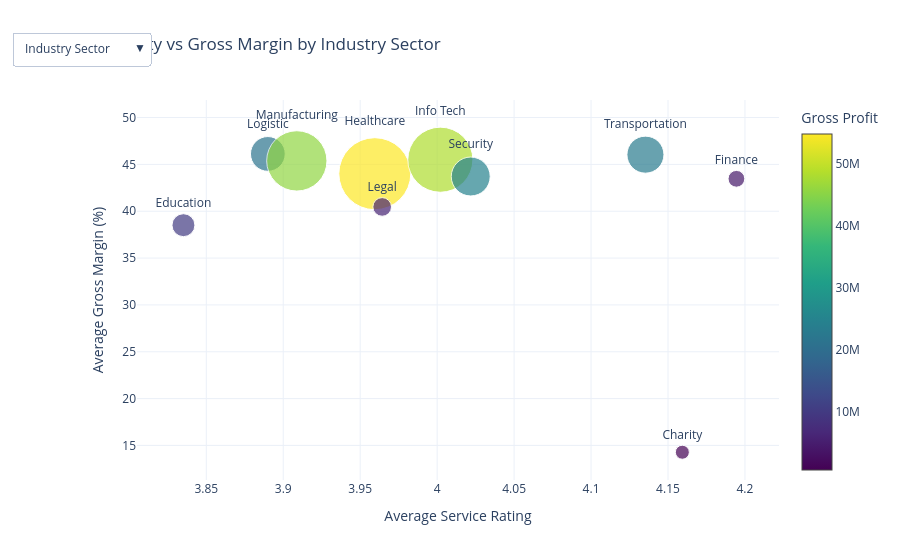

The code cell stored with this chart in its notebook:
### Code cell
import plotly.graph_objects as go
import numpy as np

# ============================================
# Create Average Service Rating
# ============================================
service_cols = [
    "PRESALES AND PARTNERSHIP",
    "TECHNICAL EXPERTISE",
    "PROJECT DELIVERY",
    "POST-SALES SUPPORT"
]

df_merged["AVG_SERVICE"] = df_merged[service_cols].mean(axis=1)

# ============================================
# Segmentations
# ============================================
segmentations = {
    "Industry Sector": "SECTOR",
    "Client Type": "TYPE",
    "Organisation Size": "STAFF STRENGTH",
    "Country": "COUNTRY"
}

aggregated = {}

for label, col in segmentations.items():

    grouped = (
        df_merged
        .groupby(col)
        .agg({
            "AVG_SERVICE": "mean",
            "GROSS_MARGIN": "mean",
            "GROSS_PROFIT": "sum",
            "REVENUE": "sum"
        })
        .reset_index()
    )

    aggregated[label] = grouped

# ============================================
# Default View
# ============================================
default = "Industry Sector"

data = aggregated[default]
segment_col = segmentations[default]

# ============================================
# Bubble Size Scaling
# ============================================
bubble_size = (
    data["REVENUE"] / data["REVENUE"].max()
) * 60 + 12

# ============================================
# Figure
# ============================================
fig = go.Figure()

fig.add_trace(

    go.Scatter(

        x=data["AVG_SERVICE"],
        y=data["GROSS_MARGIN"],

        mode="markers+text",

        text=data[segment_col],
        textposition="top center",

        marker=dict(

            size=bubble_size,

            color=data["GROSS_PROFIT"],

            colorscale="Viridis",

            showscale=True,

            colorbar=dict(title="Gross Profit"),

            sizemode="diameter",

            line=dict(width=1)

        ),

        customdata=np.stack(

            (

                data[segment_col],

                data["GROSS_PROFIT"],

                data["REVENUE"]

            ),

            axis=-1

        ),

        hovertemplate=
        "<b>%{customdata[0]}</b><br><br>" +
        "Average Service Rating: %{x:.2f}<br>" +
        "Gross Margin: %{y:.2f}%<br>" +
        "Gross Profit: %{customdata[1]:,.0f}<br>" +
        "Revenue: %{customdata[2]:,.0f}<extra></extra>"

    )

)

# ============================================
# Dropdown
# ============================================
buttons = []

for label, column in segmentations.items():

    temp = aggregated[label]

    bubble_size = (
        temp["REVENUE"] / temp["REVENUE"].max()
    ) * 60 + 12

    buttons.append(

        dict(

            label=label,

            method="update",

            args=[

                {

                    "x":[temp["AVG_SERVICE"]],

                    "y":[temp["GROSS_MARGIN"]],

                    "text":[temp[column]],

                    "customdata":[

                        np.stack(

                            (

                                temp[column],

                                temp["GROSS_PROFIT"],

                                temp["REVENUE"]

                            ),

                            axis=-1

                        )

                    ],

                    "marker":[

                        dict(

                            size=bubble_size,

                            color=temp["GROSS_PROFIT"],

                            colorscale="Viridis",

                            showscale=True,

                            colorbar=dict(title="Gross Profit"),

                            sizemode="diameter",

                            line=dict(width=1)

                        )

                    ]

                },

                {

                    "title":f"Service Quality vs Gross Margin by {label}",

                    "xaxis":{"title":"Average Service Rating"},

                    "yaxis":{"title":"Average Gross Margin (%)"}

                }

            ]

        )

    )

# ============================================
# Layout
# ============================================
fig.update_layout(

    title="Service Quality vs Gross Margin by Industry Sector",

    template="plotly_white",

    xaxis_title="Average Service Rating",

    yaxis_title="Average Gross Margin (%)",

    updatemenus=[

        dict(

            buttons=buttons,

            direction="down",

            x=0.02,

            y=1.18,

            showactive=True

        )

    ]

)

fig.show()
fig2 = fig

### Figure 1 — Plotly figure (JSON) as saved in the notebook; plotly's stock layout.template omitted (floating-point values rounded to 4 significant figures)
{"data": [{"customdata": [["Charity", 615288, 4177578], ["Education", 10111880, 22708903], ["Finance", 4151025, 9920952], ["Healthcare", 54795524, 124562953], ["Info Tech", 48302268, 110299388], ["Legal", 5820737, 13797527], ["Logistic", 21424850, 47179279], ["Manufacturing", 45706703, 100263383], ["Security", 24741141, 55972693], ["Transportation", 23066754, 51963991]], "hovertemplate": "<b>%{customdata[0]}</b><br><br>Average Service Rating: %{x:.2f}<br>Gross Margin: %{y:.2f}%<br>Gross Profit: %{customdata[1]:,.0f}<br>Revenue: %{customdata[2]:,.0f}<extra></extra>", "marker": {"color": [615288, 10111880, 4151025, 54795524, 48302268, 5820737, 21424850, 45706703, 24741141, 23066754], "colorbar": {"title": {"text": "Gross Profit"}}, "colorscale": [[0, "#440154"], [0.1111, "#482878"], [0.2222, "#3e4989"], [0.3333, "#31688e"], [0.4444, "#26828e"], [0.5556, "#1f9e89"], [0.6667, "#35b779"], [0.7778, "#6ece58"], [0.8889, "#b5de2b"], [1, "#fde725"]], "line": {"width": 1}, "showscale": true, "size": [14.01, 22.94, 16.78, 72, 65.13, 18.65, 34.73, 60.3, 38.96, 37.03], "sizemode": "diameter"}, "mode": "markers+text", "text": ["Charity", "Education", "Finance", "Healthcare", "Info Tech", "Legal", "Logistic", "Manufacturing", "Security", "Transportation"], "textposition": "top center", "type": "scatter", "x": [4.159, 3.835, 4.194, 3.959, 4.002, 3.964, 3.89, 3.909, 4.022, 4.135], "y": [14.27, 38.51, 43.46, 44.01, 45.5, 40.46, 46.12, 45.37, 43.71, 46.04]}], "layout": {"title": {"text": "Service Quality vs Gross Margin by Industry Sector"}, "updatemenus": [{"buttons": [{"args": [{"customdata": [[["Charity", 615288, 4177578], ["Education", 10111880, 22708903], ["Finance", 4151025, 9920952], ["Healthcare", 54795524, 124562953], ["Info Tech", 48302268, 110299388], ["Legal", 5820737, 13797527], ["Logistic", 21424850, 47179279], ["Manufacturing", 45706703, 100263383], ["Security", 24741141, 55972693], ["Transportation", 23066754, 51963991]]], "marker": [{"color": [615288, 10111880, 4151025, 54795524, 48302268, 5820737, 21424850, 45706703, 24741141, 23066754], "colorbar": {"title": "Gross Profit"}, "colorscale": "Viridis", "line": {"width": 1}, "showscale": true, "size": [14.01, 22.94, 16.78, 72, 65.13, 18.65, 34.73, 60.3, 38.96, 37.03], "sizemode": "diameter"}], "text": [["Charity", "Education", "Finance", "Healthcare", "Info Tech", "Legal", "Logistic", "Manufacturing", "Security", "Transportation"]], "x": [[4.159, 3.835, 4.194, 3.959, 4.002, 3.964, 3.89, 3.909, 4.022, 4.135]], "y": [[14.27, 38.51, 43.46, 44.01, 45.5, 40.46, 46.12, 45.37, 43.71, 46.04]]}, {"title": "Service Quality vs Gross Margin by Industry Sector", "xaxis": {"title": "Average Service Rating"}, "yaxis": {"title": "Average Gross Margin (%)"}}], "label": "Industry Sector", "method": "update"}, {"args": [{"customdata": [[["Govt", 49404990, 111420481], ["NPO", 940640, 5496016], ["Private", 188390540, 423930150]]], "marker": [{"color": [49404990, 940640, 188390540], "colorbar": {"title": "Gross Profit"}, "colorscale": "Viridis", "line": {"width": 1}, "showscale": true, "size": [27.77, 12.78, 72], "sizemode": "diameter"}], "text": [["Govt", "NPO", "Private"]], "x": [[4.059, 4.022, 3.961]], "y": [[44.51, 17.14, 44.91]]}, {"title": "Service Quality vs Gross Margin by Client Type", "xaxis": {"title": "Average Service Rating"}, "yaxis": {"title": "Average Gross Margin (%)"}}], "label": "Client Type", "method": "update"}, {"args": [{"customdata": [[["1 ~ 49", 23857996, 56199199], ["50 ~ 200", 108057443, 244647970], ["> 200", 106820731, 239999478]]], "marker": [{"color": [23857996, 108057443, 106820731], "colorbar": {"title": "Gross Profit"}, "colorscale": "Viridis", "line": {"width": 1}, "showscale": true, "size": [25.78, 72, 70.86], "sizemode": "diameter"}], "text": [["1 ~ 49", "50 ~ 200", "> 200"]], "x": [[4.074, 3.916, 4.013]], "y": [[32.05, 43.52, 45.4]]}, {"title": "Service Quality vs Gross Margin by Organisation Size", "xaxis": {"title": "Average Service Rating"}, "yaxis": {"title": "Average Gross Margin (%)"}}], "label": "Organisation Size", "method": "update"}, {"args": [{"customdata": [[["China", 6671981, 12597150], ["India", 4220730, 8711566], ["Indonesia", 6712672, 14514577], ["Malaysia", 43492055, 94939306], ["Malaysian", 67761, 172191], ["Philippines", 4376978, 10404164], ["Singapore", 173193993, 399507693]]], "marker": [{"color": [6671981, 4220730, 6712672, 43492055, 67761, 4376978, 173193993], "colorbar": {"title": "Gross Profit"}, "colorscale": "Viridis", "line": {"width": 1}, "showscale": true, "size": [13.89, 13.31, 14.18, 26.26, 12.03, 13.56, 72], "sizemode": "diameter"}], "text": [["China", "India", "Indonesia", "Malaysia", "Malaysian", "Philippines", "Singapore"]], "x": [[3.793, 4.008, 3.605, 4.158, 4.25, 4.5, 3.972]], "y": [[52.35, 47.57, 45.85, 46.34, 39.35, 39.83, 40.8]]}, {"title": "Service Quality vs Gross Margin by Country", "xaxis": {"title": "Average Service Rating"}, "yaxis": {"title": "Average Gross Margin (%)"}}], "label": "Country", "method": "update"}], "direction": "down", "showactive": true, "x": 0.02, "y": 1.18}], "xaxis": {"title": {"text": "Average Service Rating"}}, "yaxis": {"title": {"text": "Average Gross Margin (%)"}}}}
